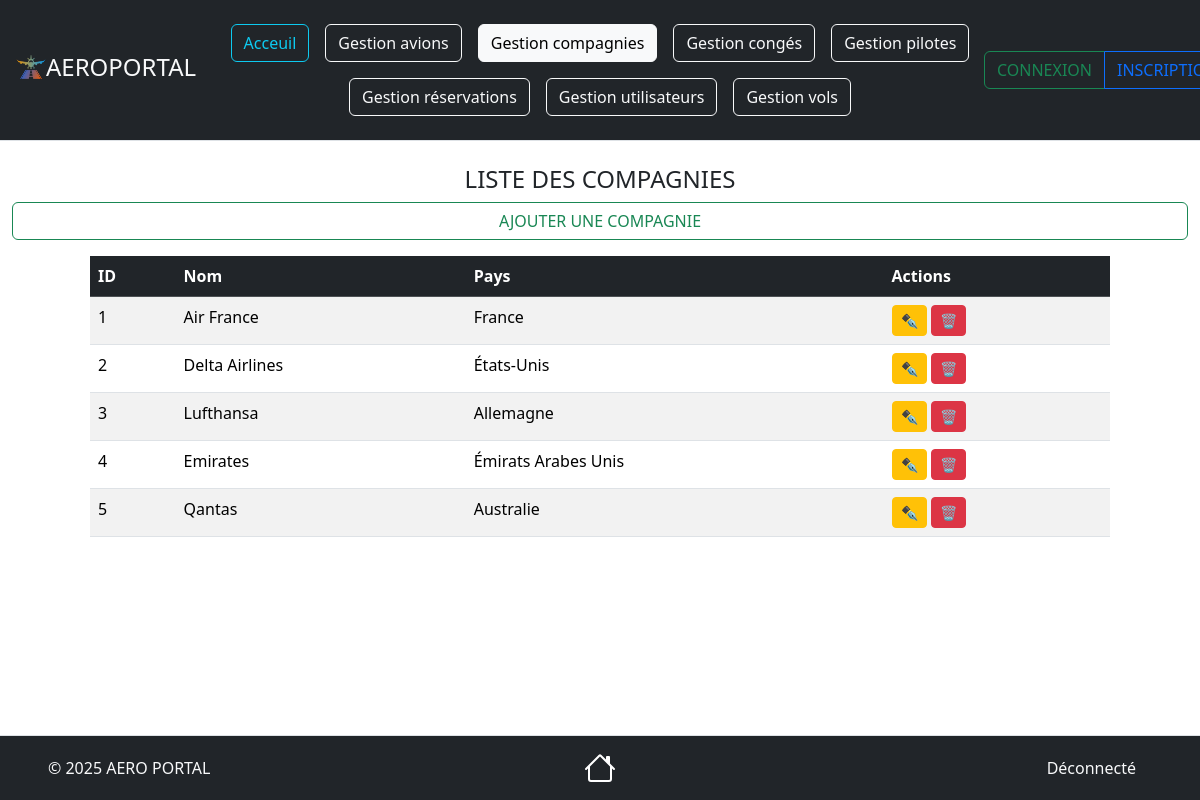
Page /views/Compagnies/CompagniesRead.php on the committed database.
### tables this page shows
CREATE TABLE IF NOT EXISTS `compagnies` (
                                            `id_compagnie` int NOT NULL AUTO_INCREMENT COMMENT 'Identifiant unique de la compagnie',
                                            `nom` varchar(100) NOT NULL COMMENT 'Nom de la compagnie',
                                            `pays` varchar(50) DEFAULT NULL COMMENT 'Pays',
                                            PRIMARY KEY (`id_compagnie`)
);

### source/repository/CompagniesRepository.php (called while the page is built, shortened)
<?php
class CompagniesRepository {
     private PDO $pdo;
     public function __construct(PDO $pdo) {
          $this->pdo = $pdo;
     }
     public function getCompagnies(): array
     {
          $sql = "SELECT id_compagnie, nom, pays FROM compagnies";
          $stmt = $this->pdo->query($sql);
          $rows = $stmt->fetchAll(PDO::FETCH_ASSOC);
          $result = [];
          foreach ($rows as $row) {
               $compagnie = new CompagnieModel();
               $compagnie->hydrate([
                    'id' => $row['id_compagnie'],
                    'nom' => $row['nom'],
                    'pays' => $row['pays'],
               ]);
               $result[] = $compagnie;
          }
          return $result;
     }
}

### source/model/CompagniesModel.php (called while the page is built, shortened)
<?php
class CompagnieModel {
    private $id;
    private $nom;
    private $pays;
    public function __construct($id = null, $nom = "", $pays = "", $dateCreation = "") {
        $this->id = $id;
        $this->nom = $nom;
        $this->pays = $pays;
    }
    public function hydrate($data) {
        if (isset($data['id'])) {
            $this->id = $data['id'];
        }
        if (isset($data['nom'])) {
            $this->nom = $data['nom'];
        }
        if (isset($data['pays'])) {
            $this->pays = $data['pays'];
        }
    }
    public function getIdCompagnie(): ?int {
        return $this->id;
    }
    public function getNom() {
        return $this->nom;
    }
    public function getPays() {
        return $this->pays;
    }
}

### views/Compagnies/CompagniesRead.php (the view, shortened to what this page needs)
<?php
require_once __DIR__ . '/../../source/repository/CompagniesRepository.php';
require_once __DIR__ . '/../../source/model/CompagniesModel.php';
$config = new Config();
$bdd = $config->connexion();
$compagnieRepo = new CompagniesRepository($bdd);
$compagnies = $compagnieRepo->getCompagnies();
?>
<!doctype html>
<html lang="fr">
<head>
    <link href="https://cdn.jsdelivr.net/npm/bootstrap@5.3.3/dist/css/bootstrap.min.css" rel="stylesheet">
</head>
<body>
<header class="d-flex flex-wrap align-items-center justify-content-center justify-content-md-between py-3 mb-4 border-bottom bg-dark">
    <div class="col-2 ms-3 mb-2 mb-md-0 text-light">
        <a href="../Acceuil.php" class="d-inline-flex link-body-emphasis text-decoration-none">
            <img src="../../documentation/img/Logo.png" style="max-width: 15%; height: auto;">
            <div class="fs-4 text-light">AEROPORTAL</div>
        </a>
    </div>
    <ul class="nav col mb-2 justify-content-center mb-md-0">
        <li><a href="../Acceuil.php" class="nav-link px-2"><button type="button" class="btn btn-outline-info">Acceuil</button></a></li>
        <li><a href="../Avions/AvionsRead.php" class="nav-link px-2"><button type="button" class="btn btn-outline-light">Gestion avions</button></a></li>
        <li><a href="../Compagnies/CompagniesRead.php" class="nav-link px-2"><button type="button" class="btn btn-outline-light active">Gestion compagnies</button></a></li>
        <li><a href="../Conges/CongesRead.php" class="nav-link px-2"><button type="button" class="btn btn-outline-light">Gestion congés</button></a></li>
        <li><a href="../Pilotes/PilotesRead.php" class="nav-link px-2"><button type="button" class="btn btn-outline-light">Gestion pilotes</button></a></li>
        <li><a href="../Reservations/ReservationsRead.php" class="nav-link px-2"><button type="button" class="btn btn-outline-light">Gestion réservations</button></a></li>
        <li><a href="../Utilisateurs/UtilisateursRead.php" class="nav-link px-2"><button type="button" class="btn btn-outline-light">Gestion utilisateurs</button></a></li>
        <li><a href="../Vols/VolsRead.php" class="nav-link px-2"><button type="button" class="btn btn-outline-light">Gestion vols</button></a></li>
    </ul>
    <div class="col-2 btn-group md-3 me-3 text-end" role="group" aria-label="Boutons utilisateur">
        <?php if (isset($_SESSION['utilisateur'])): ?>
            <a href="../../views/Account/AccountView.php" class="btn btn-outline-primary">MON COMPTE</a>
            <a href="../../source/treatment/deconnexion.php" class="btn btn-outline-danger">DÉCONNEXION</a>
        <?php else: ?>
            <a href="../Connexion.php" class="btn btn-outline-success">CONNEXION</a>
            <a href="../Inscription.php" class="btn btn-outline-primary">INSCRIPTION</a>
        <?php endif; ?>
    </div>
</header>
<div class="mx-4">
    <div class="row">
        <h4 class="text-center text-uppercase">Liste des compagnies</h4>
        <a href="CompagniesCreate.php" class="btn btn-outline-success text-uppercase">Ajouter une compagnie</a>
    </div>
</div>
<div class="row my-3">
    <div class="col-1"></div>
    <table class="col table table-striped">
        <thead class="table-dark">
        <tr>
            <th>ID</th>
            <th>Nom</th>
            <th>Pays</th>
            <th>Actions</th>
        </tr>
        </thead>
        <tbody>
        <?php foreach ($compagnies as $compagnie): ?>
            <tr>
                <td><?= htmlspecialchars($compagnie->getIdCompagnie() ?? '', ENT_QUOTES, 'UTF-8') ?></td>
                <td><?= htmlspecialchars($compagnie->getNom() ?? '', ENT_QUOTES, 'UTF-8') ?></td>
                <td><?= htmlspecialchars($compagnie->getPays() ?? '', ENT_QUOTES, 'UTF-8') ?></td>
                <td>
                    <a href="CompagniesUpdate.php?id=<?= $compagnie->getIdCompagnie() ?>" class="btn btn-warning btn-sm">✒️</a>
                    <a href="CompagniesDelete.php?id=<?= $compagnie->getIdCompagnie() ?>" class="btn btn-danger btn-sm" onclick="return confirm('Êtes-vous sûr de vouloir supprimer cette compagnie ?');">🗑️</a>
                </td>
            </tr>
        <?php endforeach; ?>
        </tbody>
    </table>
    <div class="col-1"></div>
</div>
<?php include '../Footer.php'; ?>

### rows in the picture
compagnies: id_compagnie "1", nom "Air France", pays "France"
compagnies: id_compagnie "2", nom "Delta Airlines", pays "États-Unis"
compagnies: id_compagnie "3", nom "Lufthansa", pays "Allemagne"
compagnies: id_compagnie "4", nom "Emirates", pays "Émirats Arabes Unis"
compagnies: id_compagnie "5", nom "Qantas", pays "Australie"
